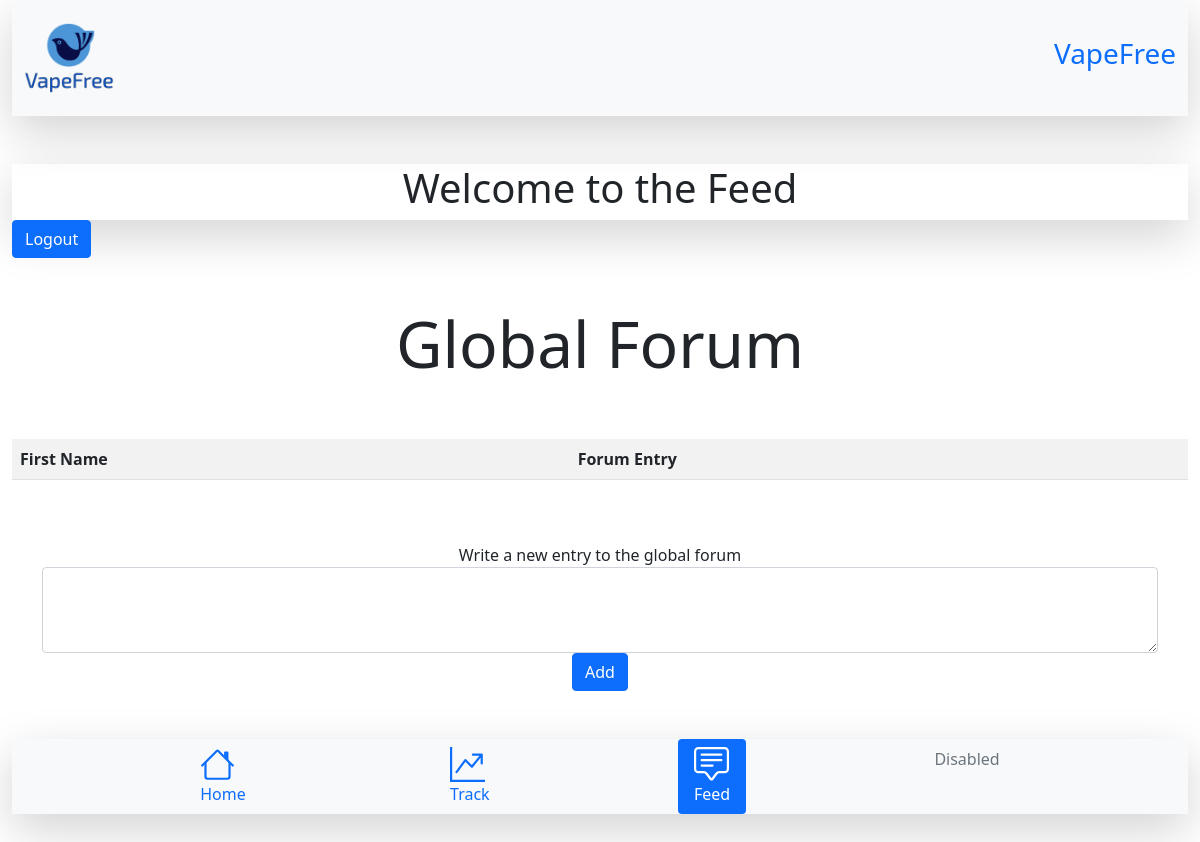
The page /vp/feed.php on the database as committed earlier.
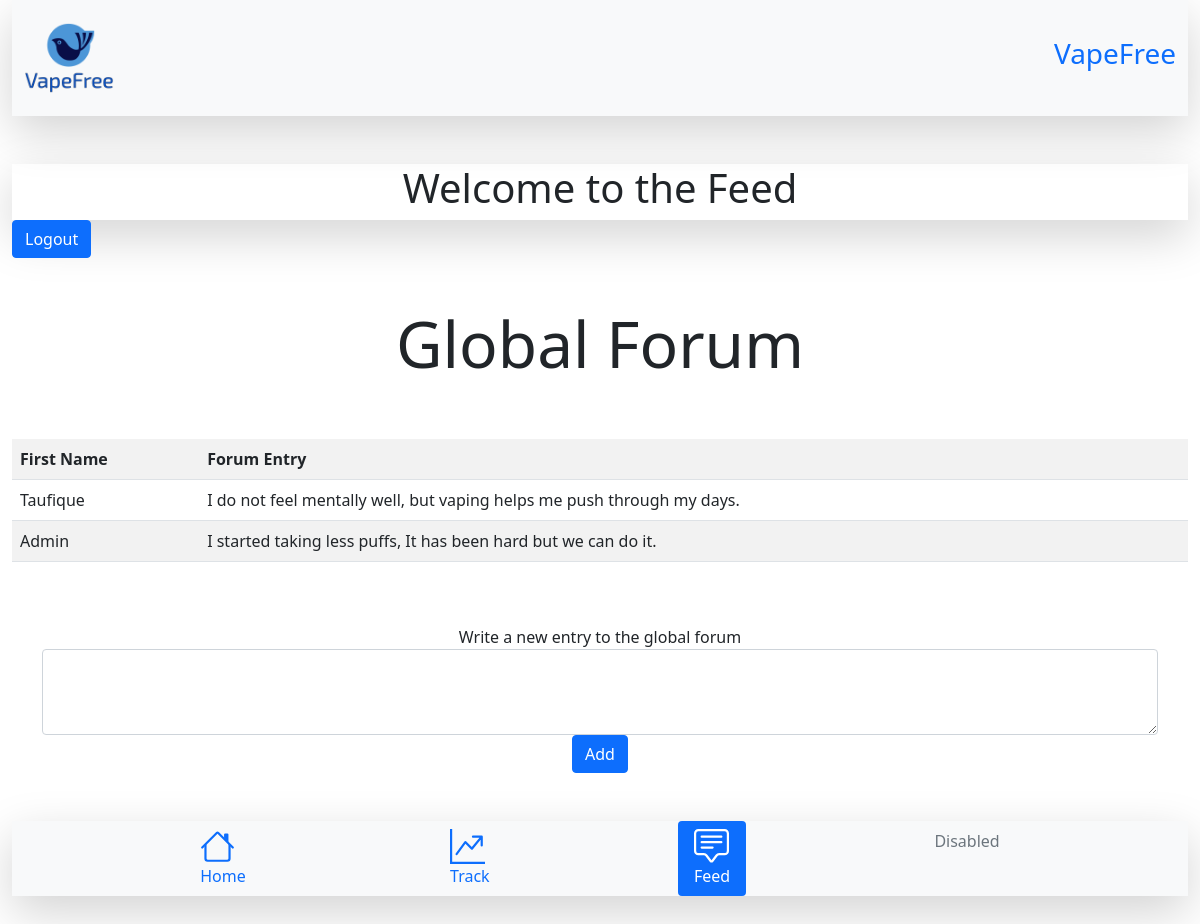
The same page on the database as committed later.
### tables this page shows
CREATE TABLE `forum` (
  `first_name` varchar(100) DEFAULT NULL,
  `forum_entry` text DEFAULT NULL
);

### vp/feed.php (the view, shortened to what this page needs)
<?php
include "config.php";
?>
<!DOCTYPE html>
<html lang="en">
<head>
    <link href="https://cdn.jsdelivr.net/npm/bootstrap@5.0.0-beta2/dist/css/bootstrap.min.css" rel="stylesheet">
    <link rel="stylesheet" href="https://cdn.jsdelivr.net/npm/bootstrap-icons@1.4.0/font/bootstrap-icons.css">
    <link rel="stylesheet" type="text/css" href="style.css">
</head>
<body>
    <div class="container-fluid">
        <nav class="navbar navbar-light bg-light shadow-lg">
            <div class="container-fluid ">
                <a class="navbar-brand" href="#">
                    <img src="assets/vapefree_logo.png" alt="" width="90" height="90">
                </a>
                <h3 class="text-center text-primary">VapeFree</h3>
            </div>
        </nav>
        <br>
        <br>
        <div class="d-flex justify-content-evenly shadow-lg">
            <h1>Welcome to the Feed</h1>
        </div>
        <form action="home.php" method="post">
            <button name="logout" class="btn btn-primary">Logout</button>
        </form>
        <br>
        <br>
        <div class="container text-center">
            <h1 class="display-3">Global Forum</h1>
        </div>
        <br>
        <br>
        <?php
        $sql = "SELECT first_name,forum_entry FROM forum";
        $result = $con->query($sql);
        ?>
        <table class="table table-striped">
            <tr>
                <th>First Name</th>
                <th>Forum Entry</th>
            </tr>
            <?php
            if ($result->num_rows > 0) {
                while ($row = $result->fetch_assoc()) {
                    print("<tr>");
                    print("<td>" . $row['first_name'] . "</td>");
                    print("<td>" . $row['forum_entry'] . "</td>");
                }
            }
            ?>
            <?php
            print("</table>");
            ?>
            <br>
            <br>
            <div class="form-group container text-center">
                <form action="feed.php" method="post">
                    <label>Write a new entry to the global forum</label>
                    <textarea class="form-control" name="newForumEntry" rows="3"></textarea>
                    <button name="addNewForumEntry" class="btn btn-primary">Add</button>
                </form>
            </div>
            <br>
            <br>
            <nav class="nav navbar-light bg-light d-flex justify-content-evenly shadow-lg nav-pills">
                <a class="nav-link" aria-current="page" href="home.php"><br>Home</a>
                <a class="nav-link" href="track.php"><br>Track</a>
                <a class="nav-link active" href="feed.php"><br>Feed</a>
                <a class="nav-link disabled" href="#" tabindex="-1" aria-disabled="true">Disabled</a>
            </nav>
            <br>
    </div>
    <br>
</body>
</html>

Rows that differ between the two databases and show on the page:
added forum: first_name "Taufique", forum_entry "I do not feel mentally well, but vaping helps me push through my days."
added forum: first_name "Admin", forum_entry "I started taking less puffs, It has been hard but we can do it."
